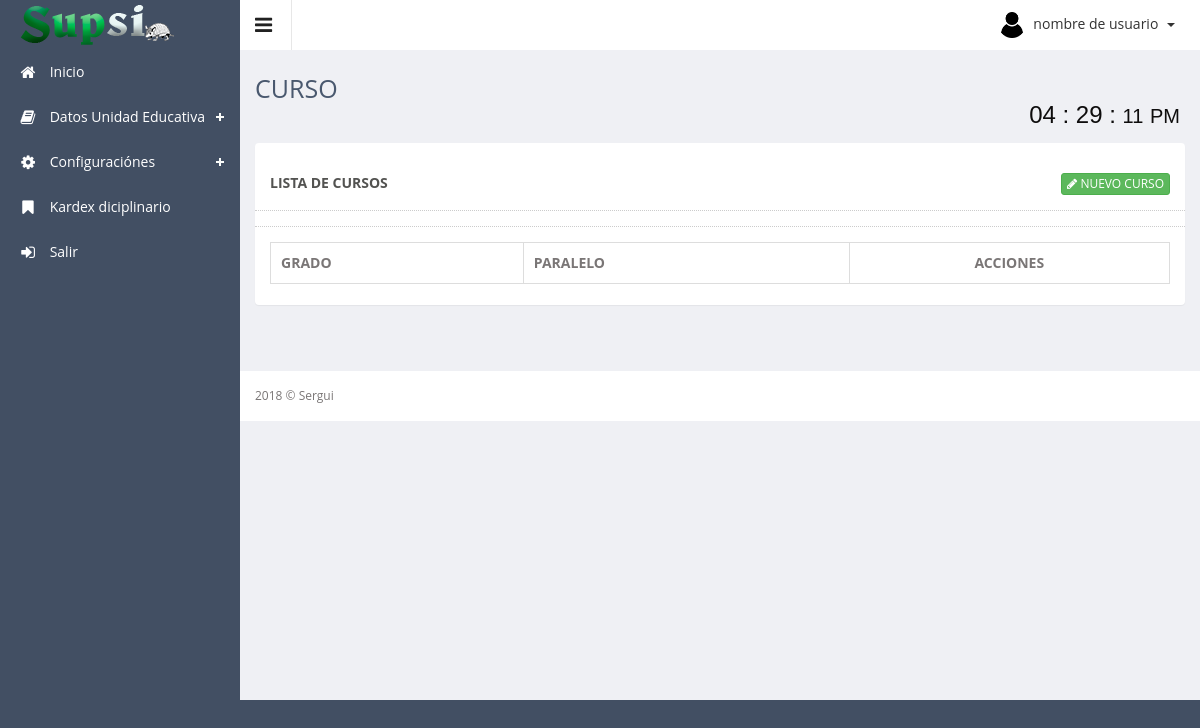
The page /app/controller/curso/ on the database as committed earlier.
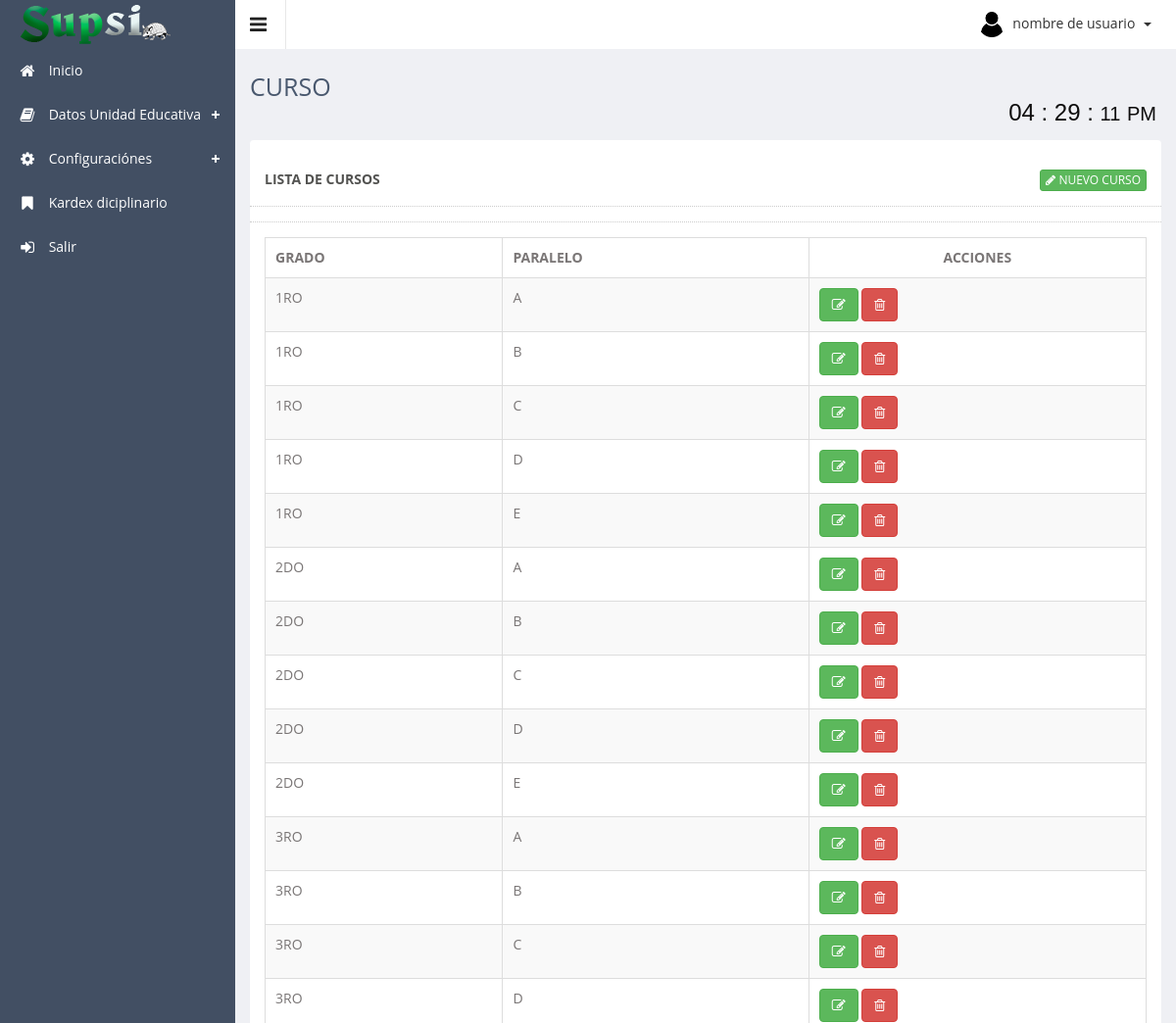
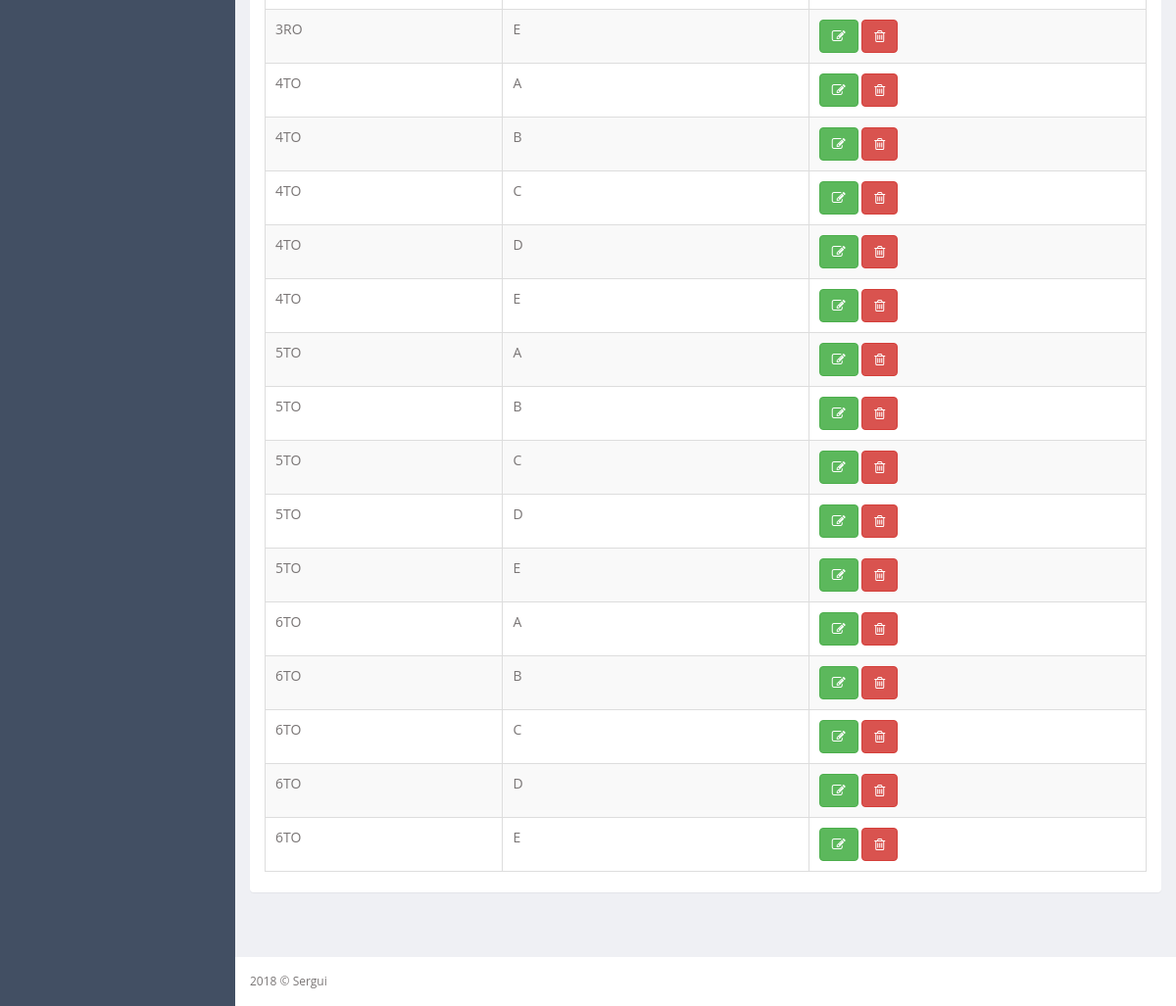
The same page on the database as committed later (2 pictures, top to bottom).
### tables this page shows
CREATE TABLE `curso` (
  `id_curso` int(11) NOT NULL AUTO_INCREMENT,
  `grado` varchar(20) NOT NULL,
  `paralelo` varchar(8) NOT NULL,
  `estado` tinyint(1) NOT NULL DEFAULT '1',
  PRIMARY KEY (`id_curso`)
);

### app/controller/curso/index.php (called while the page is built, shortened)
<?php
	require_once ("../../config/conexion.php");
	if (!($cursos = $con->query("SELECT * FROM curso where estado=1"))) {
    	echo "Falló SELECT: (" . $con->errno . ") " . $con->error;
	}
	require_once ('../../../public/views/plantilla.php');
?>

### public/views/curso/index.php (the view, shortened to what this page needs)
<div class="row">
    <div class="col-sm-12">
        <section class="panel">
            <header class="panel-heading">
                <div class="row panel-heading">
                    Lista de CURSOS
                    <span class="pull-right">
                        <a href="#modal_Registrar" class="btn btn-xs btn-success" data-toggle="modal">
                            <span class="fa fa-pencil"></span> Nuevo CURSO
                        </a>
                    </span>
                </div>
            </header>
            <div class="panel-body">
                <div class="adv-table" >
                    <table  class="display table table-bordered table-striped" id="tbCurso">
                        <thead>
                            <tr>
                                <th>GRADO</th>
                                <th>PARALELO</th>
                                <th class="text-center">ACCIONES</th>
                            </tr>
                        </thead>
                        <tbody>
                            <?php foreach ($cursos as $curso): ?>
                            <tr class="gradeX">
                                <td><?php echo $curso['grado']; ?></td>
                                <td><?php echo $curso['paralelo']; ?></td>
                                <td >
                                    <a class="btn btn-success" href="#modalEditar" role="button" data-placement="top" title="Editar" data-toggle="modal" onclick="obtener_datos(<?php echo $curso['id_curso'] ?>)">
                                        <span class="fa fa-edit" ></span>
                                    </a>
                                    <a class="btn btn-danger" href="#modalEliminar" role="button" data-toggle="modal" data-placement="top" title="Eliminar" onclick="eliminar_datos(<?php echo $curso['id_curso'] ?>)">
                                        <span class="fa fa-trash-o"></span>
                                    </a>
                                </td>
                            </tr>
                        <?php endforeach ?>
                    </tbody>
                </table>
            </div>
        </div>
    </section>
</div>
</div>

Rows that differ between the two databases and show on the page:
added curso: grado "1RO", paralelo "A"
added curso: grado "1RO", paralelo "B"
added curso: grado "1RO", paralelo "C"
added curso: grado "1RO", paralelo "D"
added curso: grado "1RO", paralelo "E"
added curso: grado "2DO", paralelo "A"
added curso: grado "2DO", paralelo "B"
added curso: grado "2DO", paralelo "C"
added curso: grado "2DO", paralelo "D"
added curso: grado "2DO", paralelo "E"
added curso: grado "3RO", paralelo "A"
added curso: grado "3RO", paralelo "B"
added curso: grado "3RO", paralelo "C"
added curso: grado "3RO", paralelo "D"
added curso: grado "3RO", paralelo "E"
added curso: grado "4TO", paralelo "A"
added curso: grado "4TO", paralelo "B"
added curso: grado "4TO", paralelo "C"
added curso: grado "4TO", paralelo "D"
added curso: grado "4TO", paralelo "E"
added curso: grado "5TO", paralelo "A"
added curso: grado "5TO", paralelo "B"
added curso: grado "5TO", paralelo "C"
added curso: grado "5TO", paralelo "D"
added curso: grado "5TO", paralelo "E"
added curso: grado "6TO", paralelo "A"
added curso: grado "6TO", paralelo "B"
added curso: grado "6TO", paralelo "C"
added curso: grado "6TO", paralelo "D"
added curso: grado "6TO", paralelo "E"
